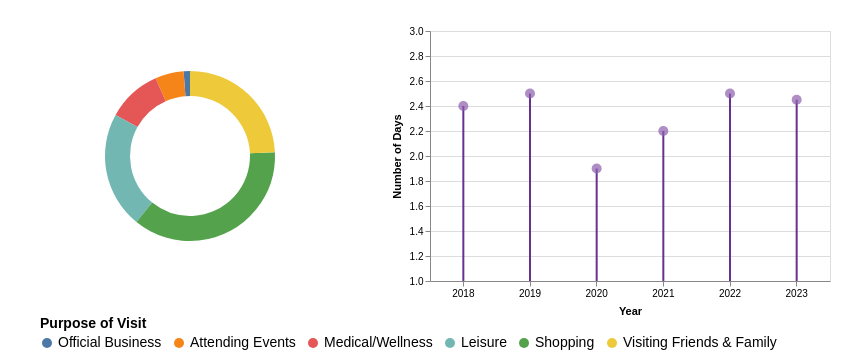

Express this chart as Vega-Lite.
### Vega-Lite specification from a JSON file in a GitHub repository (floating-point values rounded to 4 significant figures)
{"$schema": "https://vega.github.io/schema/vega-lite/v5.json", "hconcat": [{"width": 300, "height": 250, "data": {"values": [{"Category": "Official Business", "Value": 1.2}, {"Category": "Attending Events", "Value": 5.4}, {"Category": "Medical/Wellness", "Value": 10.3}, {"Category": "Leisure", "Value": 22.1}, {"Category": "Shopping", "Value": 36.4}, {"Category": "Visiting Friends & Family", "Value": 24.2}]}, "encoding": {"color": {"field": "Category", "type": "nominal", "scale": {"domain": ["Official Business", "Attending Events", "Medical/Wellness", "Leisure", "Shopping", "Visiting Friends & Family"]}, "legend": {"title": "Purpose of Visit", "titleFontSize": 14, "labelFontSize": 14, "orient": "bottom", "offset": 0}}, "theta": {"field": "Value", "type": "quantitative"}, "tooltip": [{"field": "Category", "title": "Purpose of Visit"}, {"field": "Value", "title": "Percentage", "format": ".1f"}]}, "mark": {"type": "arc", "innerRadius": 60, "outerRadius": 85}, "config": {"view": {"stroke": null}}}, {"$schema": "https://vega.github.io/schema/vega-lite/v5.json", "description": "Lollipop chart showing days data for each year", "data": {"values": [{"year": 2018, "days": 2.4}, {"year": 2019, "days": 2.5}, {"year": 2020, "days": 1.9}, {"year": 2021, "days": 2.2}, {"year": 2022, "days": 2.5}, {"year": 2023, "days": 2.45}]}, "layer": [{"mark": {"type": "rule", "strokeWidth": 2, "color": "#683191"}, "encoding": {"x": {"field": "year", "type": "ordinal"}, "y": {"field": "days", "type": "quantitative", "scale": {"domain": [1, 3], "nice": false}}}}, {"mark": {"type": "circle", "filled": true, "size": 100, "color": "#8b5ead"}, "encoding": {"x": {"field": "year", "type": "ordinal"}, "y": {"field": "days", "type": "quantitative"}, "tooltip": [{"field": "year", "type": "ordinal", "title": "Year"}, {"field": "days", "type": "quantitative", "title": "Number of Days"}]}}], "encoding": {"x": {"field": "year", "type": "ordinal", "axis": {"title": "Year", "labelAngle": 0, "titlePadding": 7}}, "y": {"field": "days", "type": "quantitative", "axis": {"title": "Number of Days", "titlePadding": 7}}}, "width": 400, "height": 250}], "spacing": 50, "padding": {"top": 25, "left": 40, "right": 20}}
